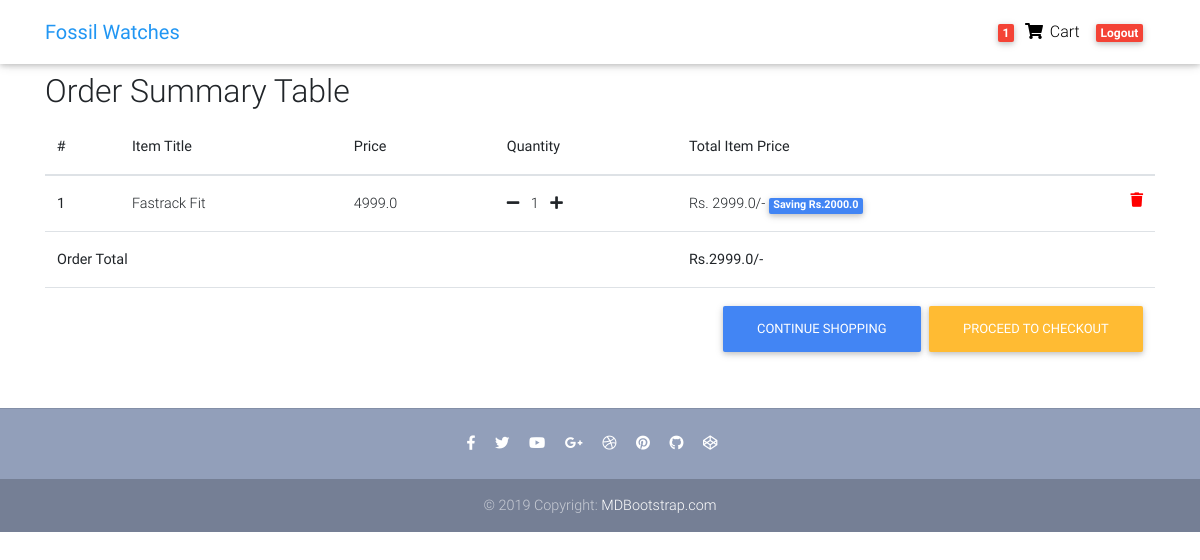
/order-summary/ (signed in), run on an earlier commit of the app's database.
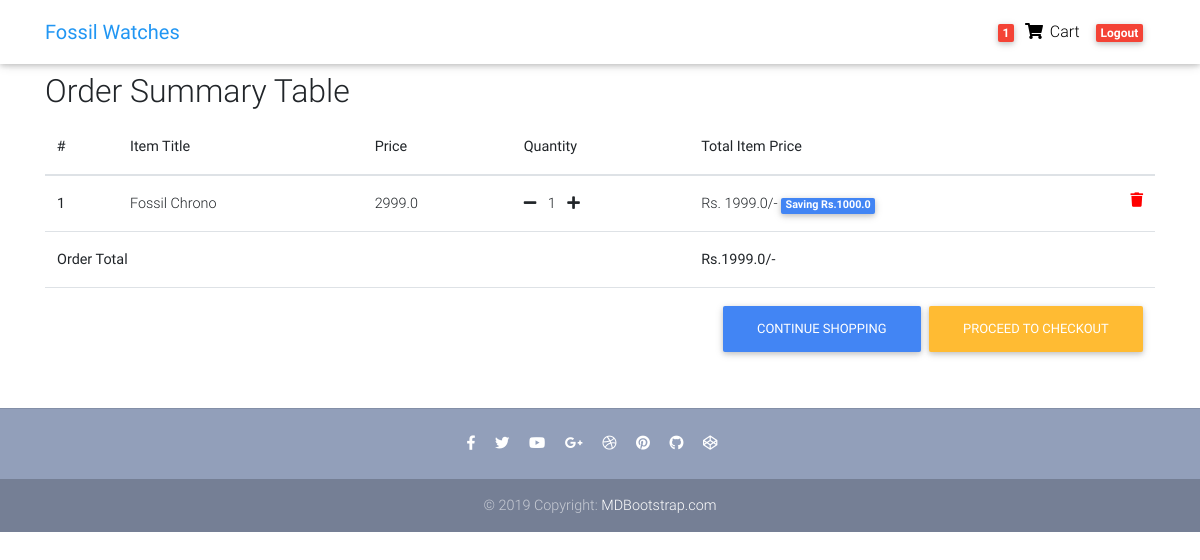
And on a later commit of the database.
### core/models.py (models this page shows, shortened)
class Order(models.Model):
    user = models.ForeignKey(settings.AUTH_USER_MODEL,
                             on_delete=models.CASCADE)
    items = models.ManyToManyField(OrderItem)
    start_date = models.DateTimeField(auto_now_add=True)
    ordered_date = models.DateTimeField()
    ordered = models.BooleanField(default=False)
    billing_address = models.ForeignKey('BillingAddress', on_delete=models.SET_NULL, blank=True, null=True)
    payment = models.ForeignKey('Payment', on_delete=models.SET_NULL, blank=True, null=True)
    def get_total(self):
        total = 0
        for order_item in self.items.all():
            total += order_item.get_final_price()
        return total

class OrderItem(models.Model):
    user = models.ForeignKey(settings.AUTH_USER_MODEL,
                             on_delete=models.CASCADE)
    ordered = models.BooleanField(default=False)
    item = models.ForeignKey(Item, on_delete=models.CASCADE)
    quantity = models.IntegerField(default=1)
    def get_total_item_price(self):
        return self.quantity * self.item.price
    def get_total_discount_item_price(self):
        return self.quantity * self.item.discount_price
    def get_amount_saved(self):
        return self.get_total_item_price() - self.get_total_discount_item_price()
    def get_final_price(self):
        if self.item.discount_price:
            return self.get_total_discount_item_price()
        return self.get_total_item_price()

class Item(models.Model):
    title = models.CharField(max_length=50)
    price = models.FloatField()
    discount_price = models.FloatField(blank=True, null=True)
    category = models.CharField(
        choices=CATEGORY_CHOICES, default=("A", 'Analog'), max_length=1)
    label = models.CharField(choices=LABEL_CHOICES,
                             default=("P", 'primary'), max_length=1)
    slug = models.SlugField()
    description = models.TextField(max_length=500)
    image = models.ImageField()

### core/views.py (the view)
# urls.py: path('order-summary/', OrderSummaryView.as_view(), name="order-summary"),
class OrderSummaryView(LoginRequiredMixin, View):
    def get(self, *args, **kwargs):
        try:
            order = Order.objects.get(user=self.request.user, ordered=False)
            context = {'object': order}
            return render(self.request, 'order_summary.html', context)
        except ObjectDoesNotExist:
            messages.error(self.request, "You do not have an active order")
            return redirect('/products')

### core/templatetags/cart_template_tags.py (called while the page is built)
@register.filter
def cart_item_count(user):
    if user.is_authenticated:
        qs = Order.objects.filter(user=user, ordered=False)
        if qs.exists():
            return qs[0].items.count()
    return 0

### templates/order_summary.html (shortened to what this page needs)
{% extends 'base.html' %}
{% block content %}
{% load static %}
  <main>
    <div class="container">
        <div class="table-responsive text-nowrap">
            <h2>Order Summary Table</h2>
            <table class="table">
              <thead>
                <tr>
                  <th scope="col">#</th>
                  <th scope="col">Item Title</th>
                  <th scope="col">Price</th>
                  <th scope="col">Quantity</th>
                  <th scope="col">Total Item Price</th>
                </tr>
              </thead>
              <tbody>
                {% for order_item in object.items.all %}
                <tr>
                  <th scope="row">{{forloop.counter}}</th>
                  <td>{{order_item.item.title}}</td>
                  <td>{{order_item.item.price}}</td>
                  <td>
                    <a href="{% url 'remove-single-item-from-cart' order_item.item.slug %}"><i class="fas fa-minus mr-2"></i></a>
                    {{order_item.quantity}}
                    <a href="{% url 'add-to-cart' order_item.item.slug %}"><i class="fas fa-plus ml-2"></i></a>
                  </td>
                  <td>Rs.{% if order_item.item.discount_price %}
                    {{order_item.get_total_discount_item_price}}/-
                    <span class="badge badge-primary">
                    Saving Rs.{{order_item.get_amount_saved}}</span>
                    {% else %}
                    {{order_item.get_total_item_price}}/-
                    {% endif %}
                    <a style="color:red;" href="{% url 'remove-from-cart' order_item.item.slug %}"><i class="fas fa-trash float-right"></i></a></td>
                </tr>
                {% endfor %}
                {% if object.get_total %}
                <tr>
                    <td colspan="4"><strong>Order Total</strong></td>
                    <td><strong>Rs.{{object.get_total}}/-</strong></td>
                </tr>
                <tr>
                    <td colspan="5">
                        <a class="btn btn-warning float-right ml-2" href="{% url 'checkout' %}">Proceed To Checkout</a>
                        <a class="btn btn-primary float-right" href="{% url 'products' %}">Continue Shopping</a>
                    </td>
                </tr>
                {% endif %}
              </tbody>
            </table>
          </div>
    </div>
  </main>
  <footer class="page-footer text-center font-small mt-4 wow fadeIn">
    <hr class="my-4">
    <div class="pb-4">
      <a href="https://www.facebook.com/mdbootstrap" target="_blank">
        <i class="fab fa-facebook-f mr-3"></i>
      </a>
      <a href="https://twitter.com/MDBootstrap" target="_blank">
        <i class="fab fa-twitter mr-3"></i>
      </a>
      <a href="https://www.youtube.com/watch?v=7MUISDJ5ZZ4" target="_blank">
        <i class="fab fa-youtube mr-3"></i>
      </a>
      <a href="https://plus.google.com/u/0/b/107863090883699620484" target="_blank">
        <i class="fab fa-google-plus-g mr-3"></i>
      </a>
      <a href="https://dribbble.com/mdbootstrap" target="_blank">
        <i class="fab fa-dribbble mr-3"></i>
      </a>
      <a href="https://pinterest.com/mdbootstrap" target="_blank">
        <i class="fab fa-pinterest mr-3"></i>
      </a>
      <a href="https://github.com/mdbootstrap/bootstrap-material-design" target="_blank">
        <i class="fab fa-github mr-3"></i>
      </a>
      <a href="http://codepen.io/mdbootstrap/" target="_blank">
        <i class="fab fa-codepen mr-3"></i>
      </a>
    </div>
    <div class="footer-copyright py-3">
      © 2019 Copyright:
      <a href="https://mdbootstrap.com/education/bootstrap/" target="_blank"> MDBootstrap.com </a>
    </div>
  </footer>
  {% endblock content %}

### templates/base.html (shortened to what this page needs)
{% load static %}
<!DOCTYPE html>
<html lang="en">
  <head>
    <link
      rel="stylesheet"
      href="https://unpkg.com/swiper@8/swiper-bundle.min.css"
    />
    <link rel="stylesheet" href="https://use.fontawesome.com/releases/v5.8.1/css/all.css">
    <link href="{% static 'css/bootstrap.min.css' %}" rel="stylesheet" />
    <link href="{% static 'css/mdb.min.css' %}" rel="stylesheet" />
    <link href="{% static 'css/style.min.css' %}" rel="stylesheet" />
  </head>
  <body>
    {% include 'navbar.html' %}
    <div class="mt-5 pt-4">
</div>
     {% block content %}
    {% endblock content %}
  </body>
</html>

### templates/navbar.html (shortened to what this page needs)
{% load cart_template_tags %}
{% load static %}
  <nav class="navbar fixed-top navbar-expand-lg navbar-light white scrolling-navbar">
    <div class="container">
      <a class="navbar-brand waves-effect" href="{% url 'home' %}">
        <strong class="blue-text">Fossil Watches</strong>
      </a>
      <div class="collapse navbar-collapse" id="navbarSupportedContent">
        <ul class="navbar-nav nav-flex-icons">
            {% if request.user.is_authenticated %}
          <li class="nav-item">
            <a class="nav-link waves-effect" href="{% url 'order-summary' %}">
              <span class="badge red z-depth-1 mr-1"> {{request.user|cart_item_count}} </span>
              <i class="fas fa-shopping-cart"></i>
              <span class="clearfix d-none d-sm-inline-block"> Cart </span>
            </a>
          </li>
          <li class="nav-item">
            <a class="nav-link waves-effect" href="{% url 'account_logout' %}">
              <span class="badge red z-depth-1 mr-1"> Logout </span>
            </a>
          </li>
          {% endif %}
        </ul>
      </div>
    </div>
  </nav>

### templates/base.html (style rules this page uses)
html, body, header, .carousel { height: 60vh; }

What changed in the data, as far as the page shows it:
removed OrderItem: item "Fastrack Fit", item.price "4999.0", quantity "1", get_total_discount_item_price "2999.0", get_amount_saved "2000.0"
added OrderItem: item "Fossil Chrono", item.price "2999.0", quantity "1", get_total_discount_item_price "1999.0", get_amount_saved "1000.0"
changed Order: get_total "2999.0" → "1999.0"
